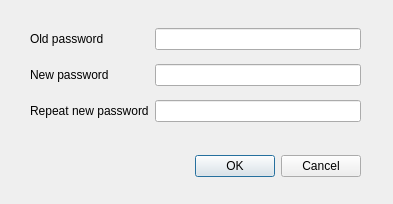
<?xml version="1.0" encoding="UTF-8"?>
<ui version="4.0">
 <class>ChangePasswordDialog</class>
 <widget class="QDialog" name="ChangePasswordDialog">
  <property name="geometry">
   <rect>
    <x>0</x>
    <y>0</y>
    <width>393</width>
    <height>204</height>
   </rect>
  </property>
  <property name="windowTitle">
   <string>Dialog</string>
  </property>
  <widget class="QDialogButtonBox" name="buttonBox">
   <property name="geometry">
    <rect>
     <x>20</x>
     <y>150</y>
     <width>341</width>
     <height>32</height>
    </rect>
   </property>
   <property name="orientation">
    <enum>Qt::Horizontal</enum>
   </property>
   <property name="standardButtons">
    <set>QDialogButtonBox::Cancel|QDialogButtonBox::Ok</set>
   </property>
  </widget>
  <widget class="QWidget" name="">
   <property name="geometry">
    <rect>
     <x>30</x>
     <y>20</y>
     <width>331</width>
     <height>111</height>
    </rect>
   </property>
   <layout class="QGridLayout" name="gridLayout">
    <item row="0" column="0">
     <widget class="QLabel" name="label">
      <property name="text">
       <string>Old password</string>
      </property>
     </widget>
    </item>
    <item row="0" column="1">
     <widget class="QLineEdit" name="old_password_lineEdit">
      <property name="echoMode">
       <enum>QLineEdit::Password</enum>
      </property>
     </widget>
    </item>
    <item row="1" column="0">
     <widget class="QLabel" name="label_2">
      <property name="text">
       <string>New password</string>
      </property>
     </widget>
    </item>
    <item row="1" column="1">
     <widget class="QLineEdit" name="new_password_lineEdit">
      <property name="echoMode">
       <enum>QLineEdit::Password</enum>
      </property>
     </widget>
    </item>
    <item row="2" column="0">
     <widget class="QLabel" name="label_3">
      <property name="text">
       <string>Repeat new password</string>
      </property>
     </widget>
    </item>
    <item row="2" column="1">
     <widget class="QLineEdit" name="confirm_password_lineEdit">
      <property name="echoMode">
       <enum>QLineEdit::Password</enum>
      </property>
     </widget>
    </item>
   </layout>
  </widget>
 </widget>
 <resources/>
 <connections>
  <connection>
   <sender>buttonBox</sender>
   <signal>accepted()</signal>
   <receiver>ChangePasswordDialog</receiver>
   <slot>accept()</slot>
   <hints>
    <hint type="sourcelabel">
     <x>248</x>
     <y>254</y>
    </hint>
    <hint type="destinationlabel">
     <x>157</x>
     <y>274</y>
    </hint>
   </hints>
  </connection>
  <connection>
   <sender>buttonBox</sender>
   <signal>rejected()</signal>
   <receiver>ChangePasswordDialog</receiver>
   <slot>reject()</slot>
   <hints>
    <hint type="sourcelabel">
     <x>316</x>
     <y>260</y>
    </hint>
    <hint type="destinationlabel">
     <x>286</x>
     <y>274</y>
    </hint>
   </hints>
  </connection>
 </connections>
</ui>
